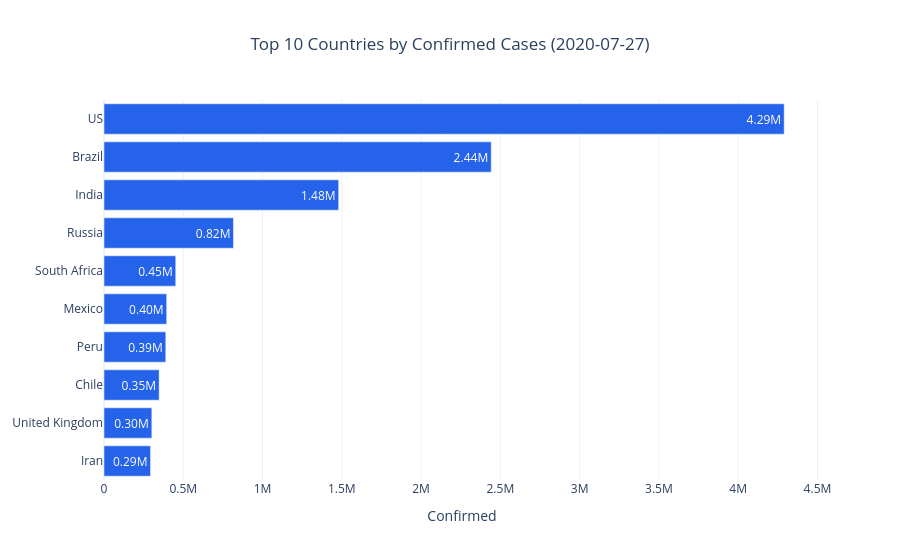

The code cell stored with this chart in its notebook:
### Markdown cell above
## 4. Geographic Distribution

### Code cell
latest = df['Date'].max()
country_latest = df[df['Date'] == latest].groupby('Country/Region')[['Confirmed', 'Deaths']].sum()
top10 = country_latest.sort_values('Confirmed').tail(10)

fig = go.Figure(go.Bar(x=top10['Confirmed'], y=top10.index, orientation='h', marker_color='#2563eb',
                       text=[f'{v/1e6:.2f}M' for v in top10['Confirmed']], textposition='auto'))
fig.update_layout(title=f'Top 10 Countries by Confirmed Cases ({latest.date()})',
                  xaxis_title='Confirmed', title_x=0.5)
fig

### Figure 1 — Plotly figure (JSON) as saved in the notebook; plotly's stock layout.template omitted (floating-point values rounded to 4 significant figures)
{"data": [{"marker": {"color": "#2563eb"}, "orientation": "h", "text": ["0.29M", "0.30M", "0.35M", "0.39M", "0.40M", "0.45M", "0.82M", "1.48M", "2.44M", "4.29M"], "textposition": "auto", "type": "bar", "x": [293606, 301708, 347923, 389717, 395489, 452529, 816680, 1480073, 2442375, 4290259], "y": ["Iran", "United Kingdom", "Chile", "Peru", "Mexico", "South Africa", "Russia", "India", "Brazil", "US"]}], "layout": {"title": {"text": "Top 10 Countries by Confirmed Cases (2020-07-27)", "x": 0.5}, "xaxis": {"title": {"text": "Confirmed"}}}}
